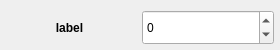
<ui version="4.0" >
 <author>Copyright (c) 2006 Fabrizio Pollastri</author>
 <class>example</class>
 <widget class="QMainWindow" name="example" >
  <property name="geometry" >
   <rect>
    <x>0</x>
    <y>0</y>
    <width>280</width>
    <height>50</height>
   </rect>
  </property>
  <property name="sizePolicy" >
   <sizepolicy>
    <hsizetype>1</hsizetype>
    <vsizetype>1</vsizetype>
    <horstretch>0</horstretch>
    <verstretch>0</verstretch>
   </sizepolicy>
  </property>
  <property name="windowTitle" >
   <string>AVC Qt4 spin box example</string>
  </property>
  <property name="autoFillBackground" >
   <bool>true</bool>
  </property>
  <widget class="QWidget" name="centralwidget" >
   <property name="sizePolicy" >
    <sizepolicy>
     <hsizetype>3</hsizetype>
     <vsizetype>3</vsizetype>
     <horstretch>0</horstretch>
     <verstretch>0</verstretch>
    </sizepolicy>
   </property>
   <property name="autoFillBackground" >
    <bool>true</bool>
   </property>
   <widget class="QWidget" name="layoutWidget" >
    <property name="geometry" >
     <rect>
      <x>3</x>
      <y>10</y>
      <width>271</width>
      <height>35</height>
     </rect>
    </property>
    <layout class="QHBoxLayout" >
     <property name="margin" >
      <number>0</number>
     </property>
     <property name="spacing" >
      <number>6</number>
     </property>
     <item>
      <widget class="QLabel" name="spin_value__label" >
       <property name="font" >
        <font>
         <weight>75</weight>
         <bold>true</bold>
        </font>
       </property>
       <property name="text" >
        <string>label</string>
       </property>
       <property name="alignment" >
        <set>Qt::AlignCenter</set>
       </property>
      </widget>
     </item>
     <item>
      <widget class="QSpinBox" name="spin_value__spinbox" >
       <property name="maximumSize" >
        <size>
         <width>200</width>
         <height>200</height>
        </size>
       </property>
       <property name="maximum" >
        <number>1000000</number>
       </property>
       <property name="minimum" >
        <number>-1000000</number>
       </property>
      </widget>
     </item>
    </layout>
   </widget>
  </widget>
 </widget>
 <includes/>
 <resources/>
 <connections/>
</ui>
